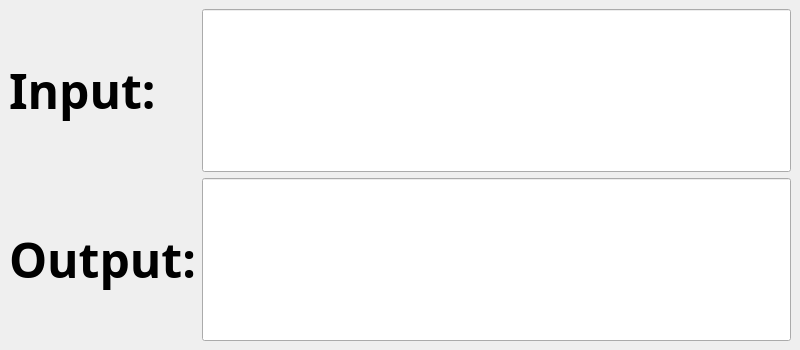
<?xml version="1.0" encoding="UTF-8"?>
<ui version="4.0">
 <class>MainWindow</class>
 <widget class="QMainWindow" name="MainWindow">
  <property name="geometry">
   <rect>
    <x>0</x>
    <y>0</y>
    <width>800</width>
    <height>350</height>
   </rect>
  </property>
  <property name="sizePolicy">
   <sizepolicy hsizetype="Preferred" vsizetype="Preferred">
    <horstretch>0</horstretch>
    <verstretch>0</verstretch>
   </sizepolicy>
  </property>
  <property name="windowTitle">
   <string>MainWindow</string>
  </property>
  <widget class="QWidget" name="centralwidget">
   <layout class="QGridLayout" name="gridLayout">
    <item row="3" column="1">
     <widget class="QLineEdit" name="output">
      <property name="sizePolicy">
       <sizepolicy hsizetype="Expanding" vsizetype="Preferred">
        <horstretch>0</horstretch>
        <verstretch>0</verstretch>
       </sizepolicy>
      </property>
      <property name="font">
       <font>
        <family>Ubuntu Condensed</family>
        <pointsize>36</pointsize>
        <weight>75</weight>
        <bold>true</bold>
       </font>
      </property>
      <property name="readOnly">
       <bool>true</bool>
      </property>
     </widget>
    </item>
    <item row="1" column="1">
     <widget class="QLineEdit" name="input">
      <property name="sizePolicy">
       <sizepolicy hsizetype="Expanding" vsizetype="Preferred">
        <horstretch>0</horstretch>
        <verstretch>0</verstretch>
       </sizepolicy>
      </property>
      <property name="font">
       <font>
        <family>Ubuntu Condensed</family>
        <pointsize>36</pointsize>
        <weight>75</weight>
        <bold>true</bold>
       </font>
      </property>
     </widget>
    </item>
    <item row="3" column="0">
     <widget class="QLabel" name="label_2">
      <property name="font">
       <font>
        <family>Ubuntu Condensed</family>
        <pointsize>36</pointsize>
        <weight>75</weight>
        <bold>true</bold>
       </font>
      </property>
      <property name="text">
       <string>Output:</string>
      </property>
     </widget>
    </item>
    <item row="1" column="0">
     <widget class="QLabel" name="label">
      <property name="font">
       <font>
        <family>Ubuntu Condensed</family>
        <pointsize>36</pointsize>
        <weight>75</weight>
        <bold>true</bold>
       </font>
      </property>
      <property name="text">
       <string>Input:</string>
      </property>
     </widget>
    </item>
   </layout>
  </widget>
 </widget>
 <resources/>
 <connections/>
</ui>
